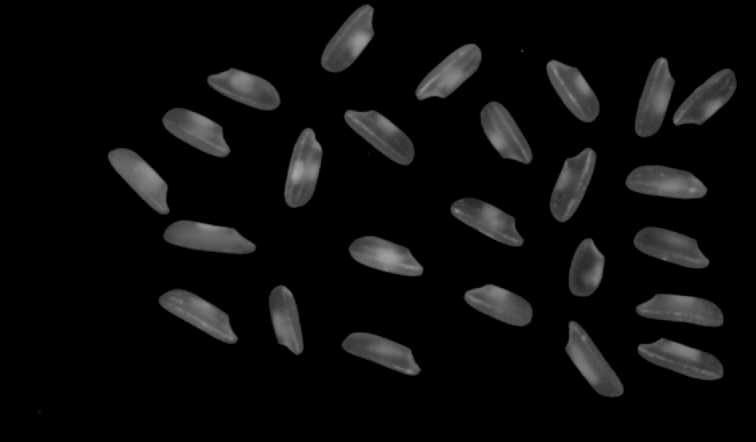
#> input picture opencv/rice.png, 756 x 442 px
$ python tutorial_9_10_histogram.py   (older library calls are emulated)
#> lines starting #> are read from the running program, lines starting #| are printed output that depends on the picture; long printed decimals are rounded
#> further down, src is the input picture: shape (442, 756, 3); min 0, max 167, mean 12.3
import cv2 as cv
import matplotlib.pyplot as plt
import numpy as np


def plot_demo(image):
    plt.hist(image.ravel(), 256, [0, 256])  # image.ravel()将图像展开，256为bins数量，[0, 256]为范围
    plt.show()
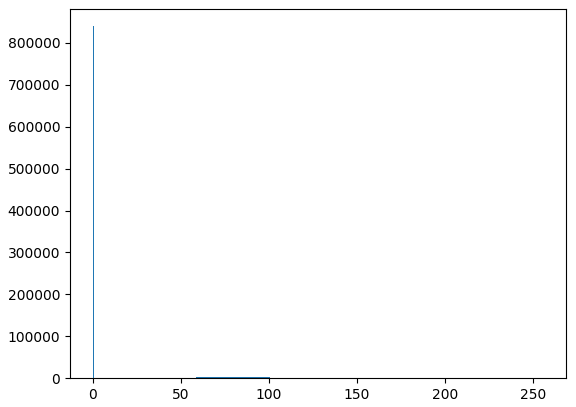
#> figure drawn by matplotlib, 1 panel; tallest bar 840015 high, from x = 0 to 1


def image_hist(image):
    color = ('blue', 'green', 'red')
    for i, color in enumerate(color):

        # 计算出直方图，calcHist(images, channels, mask, histSize(有多少个bin), ranges[, hist[, accumulate]]) -> hist
        # hist 是一个 256x1 的数组，每一个值代表了与该灰度值对应的像素点数目。

        hist = cv.calcHist(image, [i], None, [256], [0, 256])
        print(hist.shape)
        plt.plot(hist, color=color)
        plt.xlim([0, 256])
    plt.show()
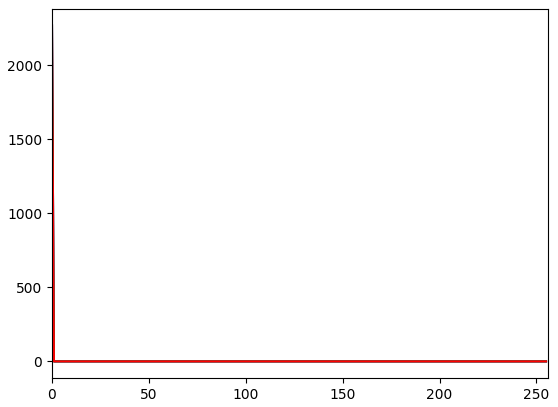
#> figure drawn by matplotlib, 1 panel; curve peaks at x = 0, y = 2268; curve peaks at x = 0, y = 2268; curve peaks at x = 0, y = 2268


def equalHist_demo(image):
    gray = cv.cvtColor(image,cv.COLOR_BGR2GRAY)

    # 全局直方图均衡化，用于增强图像对比度，即黑的更黑，白的更白
    dst = cv.equalizeHist(gray)
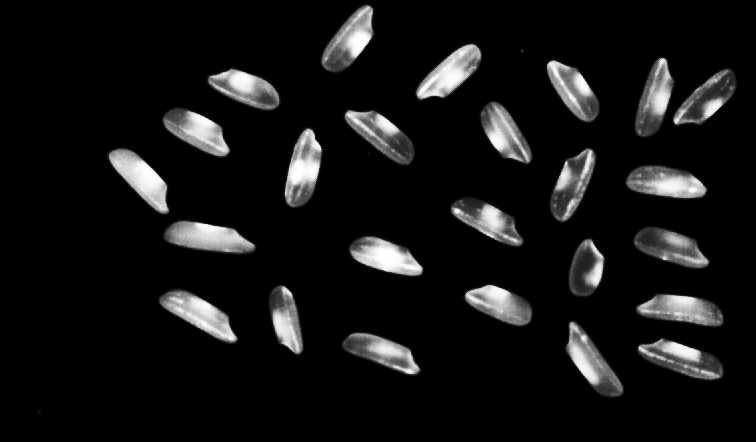
#> dst: shape (442, 756); min 0, max 255, mean 20.9
    cv.imshow("equalHist_demo", dst)

    # 局部直方图均衡化
    clahe = cv.createCLAHE(clipLimit=2.0, tileGridSize=(8, 8))
    clahe_dst = clahe.apply(gray)
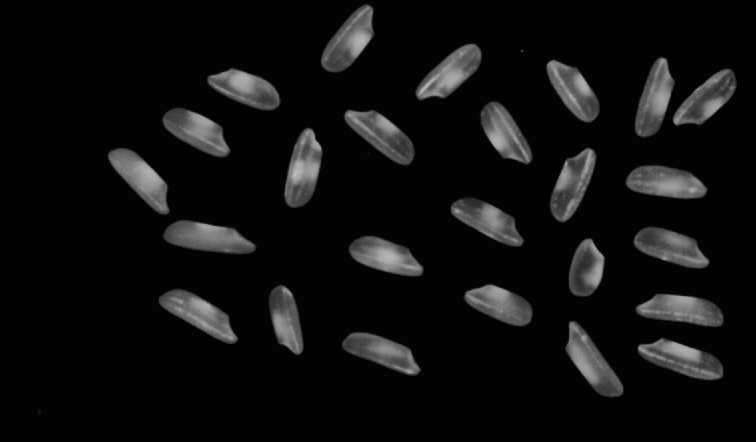
#> clahe_dst: shape (442, 756); min 3, max 187, mean 17.3
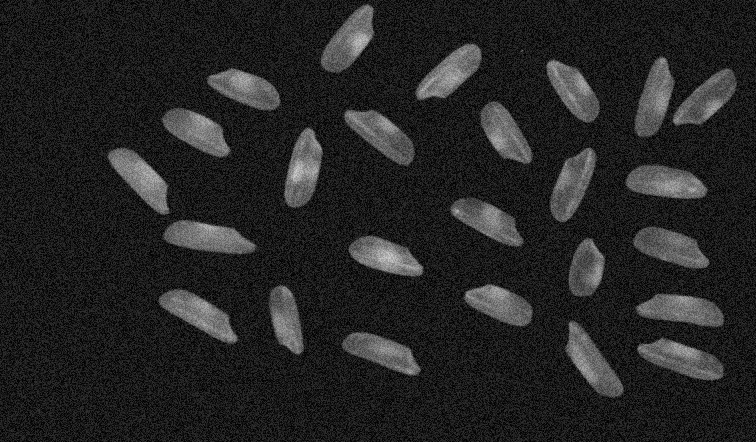
#> input picture opencv/noise_rice.png, 756 x 442 px
#> further down, image2 is the input picture: shape (442, 756, 3); min 0, max 209, mean 36.8
    cv.imshow("clahe", clahe_dst)


# 创建直方图
def create_rgb_demo(image):
    h, w, c = image.shape
#> h = 442; w = 756; c = 3
    rgbHist = np.zeros([16*16*16, 1], np.float32)
    bsize = 256 / 16
    for row in range(h):
        for col in range(w):
            b = image[row, col, 0]
            g = image[row, col, 1]
            r = image[row, col, 2]
            index = np.int(b/bsize)*16*16 + np.int(g/bsize)*16 + np.int(r/bsize)
            rgbHist[np.int(index), 0] = rgbHist[np.int(index), 0] + 1
#> after the loop, rgbHist = 4096 values, max 283243 at index 0, min 0 at index 1, mean 81.58

    return rgbHist


# 利用直方图比较相似性，用巴氏和相关性比较好
def hist_compare(image1, image2):
    hist1 = create_rgb_demo(image1)
#> hist1 has the same summary as rgbHist in create_rgb_demo
    hist2 = create_rgb_demo(image2)
#> hist2 = 4096 values, max 91961 at index 546, min 0 at index 1, mean 81.58
    match1 = cv.compareHist(hist1, hist2, method=cv.HISTCMP_BHATTACHARYYA)
#> match1 = 0.542
    match2 = cv.compareHist(hist1, hist2, method=cv.HISTCMP_CORREL)
#> match2 = 0.583
    match3 = cv.compareHist(hist1, hist2, method=cv.HISTCMP_CHISQR)
#> match3 = 8334059.8
    print("巴式距离：%s, 相关性：%s, 卡方：%s"%(match1, match2, match3))
#| 巴式距离：0.5424, 相关性：0.5835, 卡方：8334059.811


src = cv.imread("rice.png")  # 读入图片放进src中
cv.namedWindow("demo")  # 创建窗口
cv.imshow("demo", src)  # 将src图片放入该创建的窗口中
plot_demo(src)
image_hist(src)

equalHist_demo(src)
image1 = cv.imread("rice.png")
image2 = cv.imread("noise_rice.png")

create_rgb_demo(image1)
cv.imshow("image1", image1)
cv.imshow("image2", image2)
hist_compare(image1=image1, image2=image2)

cv.waitKey(0) # 等有键输入或者1000ms后自动将窗口消除，0表示只用键输入结束窗口
cv.destroyAllWindows()  # 关闭所有窗口
